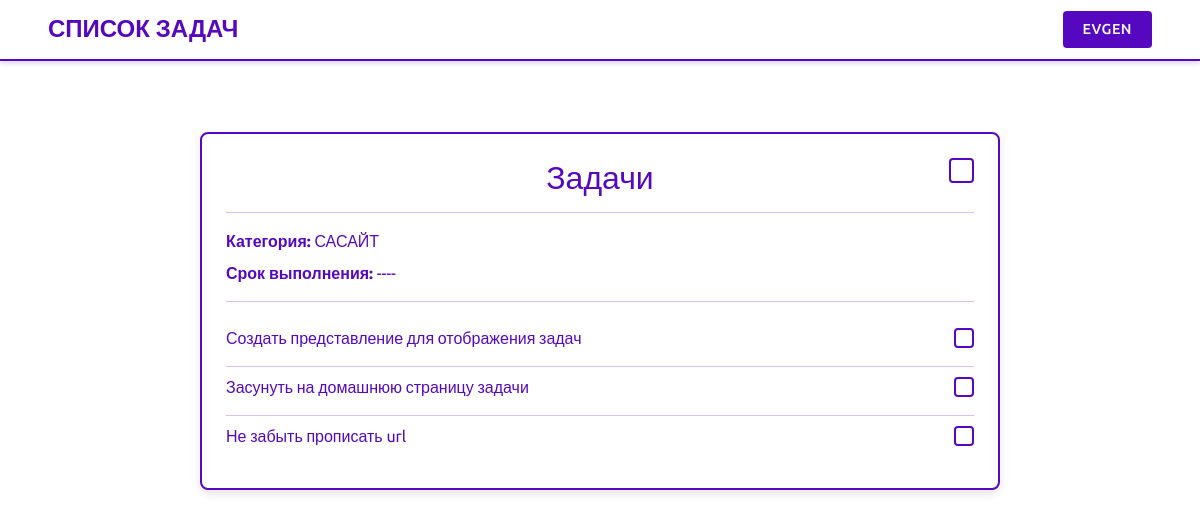
Page / (signed in) on the earlier database version.
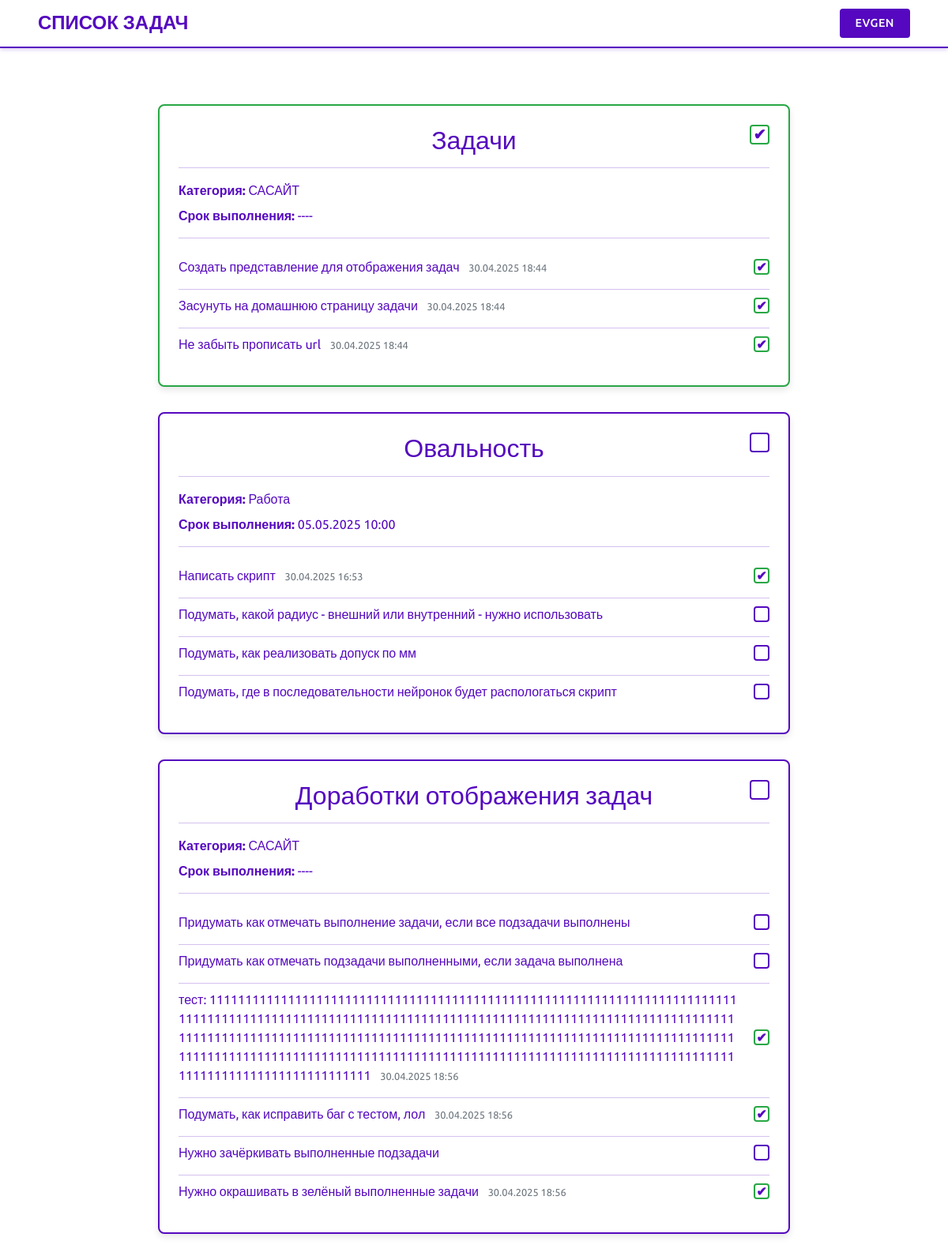
Same page on the later database version.
### task/models.py (models this page shows, shortened)
class Task(models.Model):
    class Status(models.TextChoices):
        NOT_ACTIVE = 'not_active', 'Не активна'
        ACTIVE = 'active', 'Активна'
        COMPLETED = 'completed', 'Выполнена'
    title = models.CharField(max_length=100, verbose_name='Название задачи')
    slug = models.SlugField(max_length=100, unique=True, db_index=True, allow_unicode=True)
    user = models.ForeignKey(User, on_delete=models.CASCADE, verbose_name='Пользователь', related_name='tasks')
    category = models.ForeignKey(Category, on_delete=models.PROTECT, verbose_name='Категория', related_name='tasks')
    status = models.CharField(max_length=10, choices=Status.choices, default=Status.NOT_ACTIVE,
                              verbose_name='Статус задачи')
    create_date = models.DateTimeField(auto_now_add=True, db_index=True, verbose_name='Дата создания')
    due_date = models.DateTimeField(blank=True, null=True, verbose_name='Срок выполнения')
    class Meta:
        ordering = ('create_date',)
        verbose_name = 'Задача'
        verbose_name_plural = 'Задачи'
        constraints = [
            models.CheckConstraint(
                check=models.Q(due_date__gt=models.F('create_date')),
                name='check_due_date_after_create_date'
            )
        ]

class Category(models.Model):
    name = models.CharField(max_length=50, unique=True, verbose_name='Название')
    slug = models.SlugField(max_length=50, unique=True, db_index=True, allow_unicode=True)
    class Meta:
        ordering = ('name',)
        verbose_name = 'Категория'
        verbose_name_plural = 'Категории'

class SubTask(models.Model):
    task = models.ForeignKey(Task, on_delete=models.CASCADE, related_name='subtasks', verbose_name='Задача')
    description = models.TextField(blank=True, verbose_name='Подзадача')
    is_completed = models.BooleanField(default=False, verbose_name='Выполнена')
    create_date = models.DateTimeField(auto_now_add=True, verbose_name='Дата создания')
    completed_date = models.DateTimeField(null=True, blank=True, verbose_name='Дата выполнения')
    class Meta:
        ordering = ('create_date',)
        verbose_name = 'Позадача'
        verbose_name_plural = 'Подзадачи'
        default_related_name = 'subtasks'

### task/views.py (the view)
# urls.py: path('', views.home, name='home'),
def home(request):
    if request.user.is_authenticated:
        tasks = Task.objects.filter(user=request.user).prefetch_related('subtasks')
    else:
        tasks = None
    context = {
        'tasks': tasks,
    }
    return render(request, 'task/home.html', context)

### task/templates/task/home.html (shortened to what this page needs)
{% extends 'base.html' %}
{% block content %}
    <div class="container mt-4">
        {% if user.is_authenticated %}
            {% for task in tasks %}
                <div class="task-card task-status-{{ task.status|lower }}">
                    <div class="task-header">
                        <h2 class="task-title">{{ task.title }}</h2>
                        <div class="task-status-indicator status-{{ task.status|lower }}">
                            {% if task.status == 'completed' %}
                                <span class="checkmark">&#10004;</span>
                            {% endif %}
                        </div>
                    </div>
                    <hr class="purple-line">
                    <p class="task-category"><strong>Категория:</strong> {{ task.category.name }}</p>
                    <p class="task-due-date"><strong>Срок
                        выполнения:</strong> {{ task.due_date|date:"d.m.Y H:i"|default:"----" }}</p>
                    <hr class="purple-line">
                    <div class="subtask-list">
                        {% for subtask in task.subtasks.all %}
                            <div class="subtask-item">
                                <div class="subtask-description">
                                    {{ subtask.description }}
                                    {% if subtask.is_completed %}
                                        <span class="small text-muted">{{ subtask.completed_date|date:"d.m.Y H:i" }}</span>
                                    {% endif %}
                                </div>
                                <div class="subtask-status-indicator subtask-status-{{ subtask.is_completed|yesno:'completed, not_completed' }}">
                                    {% if subtask.is_completed %}
                                        <span class="checkamark">&#10004;</span>
                                    {% endif %}
                                </div>
                            </div>
                            {% if not forloop.last %}
                                <hr class="purple-line subtask-line">
                            {% endif %}
                        {% endfor %}
                    </div>
                </div>
            {% empty %}
                <p class="text-center">Задач пока нет.</p>
            {% endfor %}
        {% else %}
            <p class="text-center">Авторизуйтесь, чтобы увидеть задачи.</p>
        {% endif %}
    </div>
{% endblock %}

### task/templates/base.html (shortened to what this page needs)
{% load django_bootstrap5 %}
{% bootstrap_css %}
{% load static %}
<!DOCTYPE html>
<html lang="ru">
<head>
    <link rel="stylesheet" href="{% static 'style.css' %}">
</head>
<body>
<header>
    <div class="container">
        <div class="header-left">
            <a href="{% url 'task:home' %}" class="logo">Список задач</a>
        </div>
        <div class="header-right">
            {% if user.is_authenticated %}
                <div class="dropdown">
                    <button class="btn btn-dropdown">{{ user.username }}</button>
                </div>
            {% else %}
                <a href="{% url 'account:login' %}" class="btn btn-login">Войти</a>
                <a href="{% url 'account:register' %}" class="btn btn-register">Регистрация</a>
            {% endif %}
        </div>
    </div>
</header>
{% block content %}
{% endblock %}
</body>
</html>

### task/static/style.css (style rules this page uses)
body { background-color: #ffffff; color: #5508bf; font-family: 'Ubuntu', Arial, sans-serif; font-weight: 400; text-align: center; padding-top: 100px; }
* { color: #5508bf; }
a { color: #5508bf; text-decoration: none; }
header { border-bottom: 2px solid #5508bf; background-color: #ffffff; padding: 0.66rem 0; box-shadow: 0 2px 5px rgba(85, 8, 191, 0.2); position: fixed; width: 100%; top: 0; left: 0; z-index: 1000; }
header .container { display: flex; justify-content: space-between; align-items: center; padding: 0 3rem; max-width: none; margin: 0 auto; width: 100%; }
.header-left { display: flex; align-items: center; }
.header-right { display: flex; align-items: center; gap: 1rem; }
.logo { font-family: 'Ubuntu', Arial, sans-serif; font-size: 1.5rem; font-weight: 700; text-transform: uppercase; color: #5508bf; transition: color 0.3s ease; }
.btn { display: inline-block; padding: 0.5rem 1.25rem; font-family: 'Ubuntu', sans-serif; font-weight: 500; font-size: 0.9rem; border-radius: 4px; text-transform: uppercase; letter-spacing: 0.5px; transition: all 0.3s ease; cursor: pointer; text-decoration: none; text-align: center; border: 2px solid transparent; }
.dropdown { position: relative; display: inline-block; }
.btn-dropdown { background-color: #5508bf; color: white; padding: 0.5rem 1.25rem; border: none; cursor: pointer; border-radius: 4px; font-family: 'Ubuntu', sans-serif; font-weight: 500; font-size: 0.9rem; text-transform: uppercase; transition: all 0.3s ease; position: relative; z-index: 2; }
.text-muted { color: #6c757d !important; font-size: 0.8rem; }
.small { font-size: 0.8rem; }
.task-card { border: 2px solid; border-radius: 8px; padding: 1.5rem; margin-bottom: 2rem; background-color: white; position: relative; box-shadow: 0 4px 8px rgba(0, 0, 0, 0.1); max-width: 800px; margin: 2rem auto; text-align: left; }
.task-status-active { border-color: #5508bf; background-color: white; }
.task-status-completed { border-color: #28a745; background-color: white; }
.task-header { display: flex; justify-content: space-between; align-items: center; margin-bottom: 1rem; text-align: center; }
.task-title { text-align: center; flex-grow: 1; margin: 0; color: #5508bf; }
.task-status-indicator { width: 25px; height: 25px; border: 2px solid; border-radius: 4px; position: absolute; top: 1.5rem; right: 1.5rem; display: flex; justify-content: center; align-items: center; font-size: 1.2rem; font-weight: bold; background-color: white; }
.status-active { border-color: #5508bf; }
.status-completed { border-color: #28a745; color: #28a745; }
.purple-line { border: 0; height: 1px; background: #5508bf; margin: 1rem 0; }
.task-category, .task-due-date { margin-bottom: 0.5rem; color: #5508bf; text-align: left; }
.subtask-list { margin-top: 1.5rem; }
.subtask-item { display: flex; justify-content: space-between; align-items: center; margin-bottom: 1rem; }
.subtask-description { flex-grow: 1; margin-right: 1rem; color: #5508bf; text-align: left; word-wrap: break-word; overflow-wrap: break-word; word-break: break-all; }
.subtask-status-indicator { width: 20px; height: 20px; border: 2px solid; border-radius: 4px; display: flex; justify-content: center; align-items: center; font-size: 1rem; font-weight: bold; background-color: white; flex-shrink: 0; }
.subtask-status-completed { border-color: #28a745; color: #28a745; }
.subtask-item .small { font-size: 0.8rem; color: #6c757d; margin-left: 0.5rem; }
.purple-line.subtask-line { margin: 0.5rem 0; }

Differences in the rows shown:
changed Task "Задачи": now shows "✔"
changed SubTask "Создать представление для отображения задач": is_completed False → True (drawn); completed_date (not shown) → "30.04.2025 18:44"
changed SubTask "Засунуть на домашнюю страницу задачи": is_completed False → True (drawn); completed_date (not shown) → "30.04.2025 18:44"
changed SubTask "Не забыть прописать url": is_completed False → True (drawn); completed_date (not shown) → "30.04.2025 18:44"
added Task: title "Овальность", category.name "Работа", due_date "05.05.2025 10:00"
added SubTask: description "Написать скрипт", completed_date "30.04.2025 16:53", shown under "Овальность"
added SubTask: description "Подумать, какой радиус - внешний или внутренний - нужно использовать", is_completed False (drawn), shown under "Овальность"
added SubTask: description "Подумать, как реализовать допуск по мм", is_completed False (drawn), shown under "Овальность"
added SubTask: description "Подумать, где в последовательности нейронок будет распологаться скрипт", is_completed False (drawn), shown under "Овальность"
added Task: title "Доработки отображения задач", category.name "САСАЙТ", due_date "----"
added SubTask: description "Придумать как отмечать выполнение задачи, если все подзадачи выполнены", is_completed False (drawn), shown under "Доработки отображения задач"
added SubTask: description "Придумать как отмечать подзадачи выполненными, если задача выполнена", is_completed False (drawn), shown under "Доработки отображения задач"
added SubTask: description "тест: 11111111111111111111111111111111111111111111111111111111111111111111111111111111111111111111111111111111111111111111111111111111111111111111111111111111111111111111111111111111111111111111111111111111111111111111111111111111111111111111111111111111111111111111111111111111111111111111111111111111111111111111111111111111111111111111111", completed_date "30.04.2025 18:56", shown under "Доработки отображения задач"
added SubTask: description "Подумать, как исправить баг с тестом, лол", completed_date "30.04.2025 18:56", shown under "Доработки отображения задач"
added SubTask: description "Нужно зачёркивать выполненные подзадачи", is_completed False (drawn), shown under "Доработки отображения задач"
added SubTask: description "Нужно окрашивать в зелёный выполненные задачи", completed_date "30.04.2025 18:56", shown under "Доработки отображения задач"
